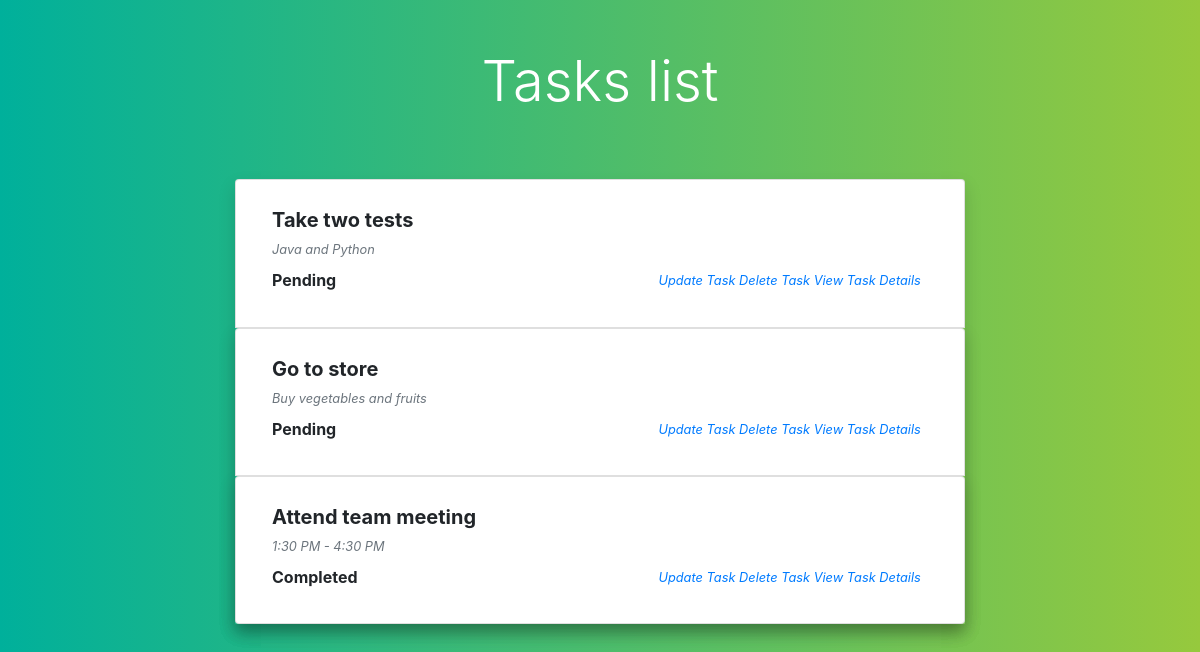
/show-tasks/, run on an earlier commit of the app's database.
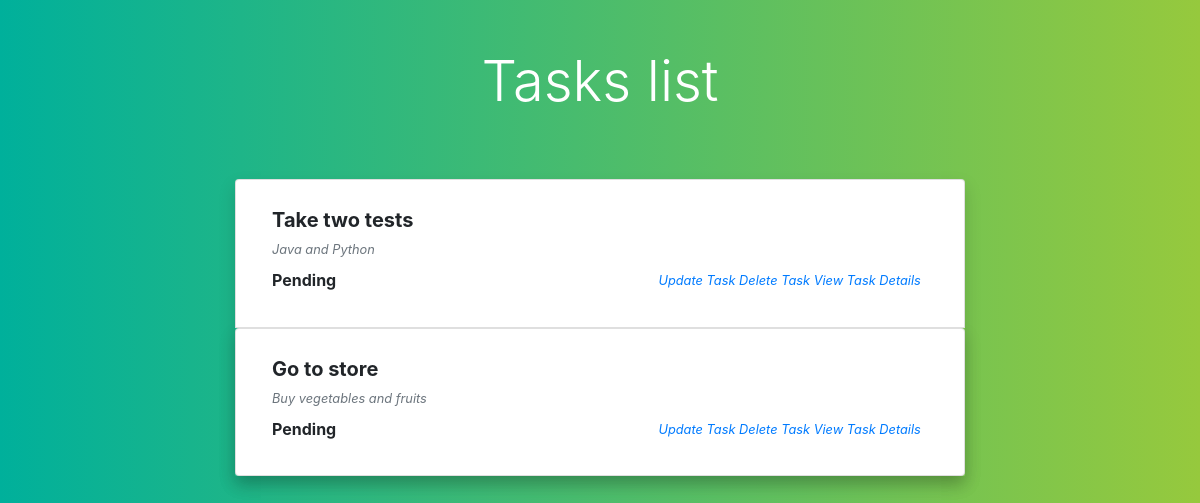
And on a later commit of the database.
### CRUDUsingClassApp/models.py (models this page shows)
class Tasks(models.Model):
    name = models.CharField(max_length=50)
    description = models.CharField(max_length=200)
    status = models.CharField(max_length=100)
    class Meta:
        db_table = "Tasks"

### CRUDUsingClassApp/views.py (the view)
# urls.py: path("show-tasks/", TaskList.as_view(), name = "TaskList"),
class TaskList(ListView):
    model = Tasks
    template_name = "show-tasks.html"
    context_object_name = "tasks_records"

### CRUDUsingClassApp/templates/show-tasks.html (shortened to what this page needs)
<!DOCTYPE html>
<html lang="en">
<head>
    <link rel="stylesheet" href="https://cdn.jsdelivr.net/npm/bootstrap@4.4.1/dist/css/bootstrap.min.css">
</head>
<body>
    <div class="container py-5">
        <div class="row text-center text-white mb-5">
          <div class="col-lg-7 mx-auto">
            <h1 class="display-4">Tasks list</h1>
          </div>
        </div>
        <div class="row">
          <div class="col-lg-8 mx-auto">
            {% for task in tasks_records %}
            <ul class="list-group shadow">
              <li class="list-group-item">
                <div class="media align-items-lg-center flex-column flex-lg-row p-3">
                  <div class="media-body order-2 order-lg-1">
                    <h5 class="mt-0 font-weight-bold mb-2">{{ task.name }}</h5>
                    <p class="font-italic text-muted mb-0 small">{{ task.description }}</p>
                    <div class="d-flex align-items-center justify-content-between mt-1">
                      <h6 class="font-weight-bold my-2">{{ task.status }}</h6>
                      <ul class="list-inline small">
                        <li class="list-inline-item m-0"><i class="fa fa-star text-success"><a href="{% url 'UpdateTask' task.pk %}">Update Task</a></i></li>
                        <li class="list-inline-item m-0"><i class="fa fa-star text-success"><a href="{% url 'DeleteTask' task.pk %}">Delete Task</a></i></li>
                        <li class="list-inline-item m-0"><i class="fa fa-star text-success"><a href="{% url 'DetailViewTask' task.pk %}">View Task Details</a></i></li>
                      </ul>
                    </div>
                  </div>
                </div>
              </li>
              {% endfor %}
            </ul>
          </div>
        </div>
      </div>
</body>
</html>

### CRUDUsingClassApp/templates/show-tasks.html (style rules this page uses)
body { background: #00b09b; background: -webkit-linear-gradient(to right, #00b09b, #96c93d); background: linear-gradient(to right, #00b09b, #96c93d); min-height: 100vh; }

What changed in the data, as far as the page shows it:
removed Tasks: name "Attend team meeting", description "1:30 PM - 4:30 PM", status "Completed"
